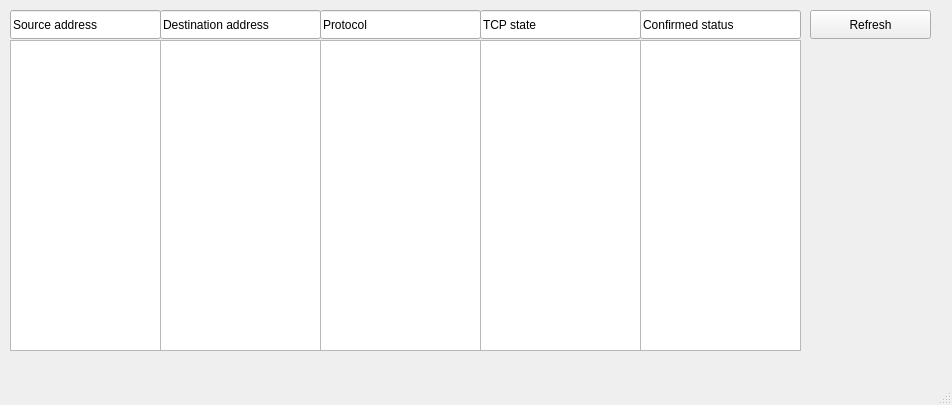
<?xml version="1.0" encoding="UTF-8"?>
<ui version="4.0">
 <class>MainWindow</class>
 <widget class="QMainWindow" name="MainWindow">
  <property name="geometry">
   <rect>
    <x>0</x>
    <y>0</y>
    <width>952</width>
    <height>405</height>
   </rect>
  </property>
  <property name="windowTitle">
   <string>Firewall connections</string>
  </property>
  <widget class="QWidget" name="centralwidget">
   <widget class="QListWidget" name="protField">
    <property name="geometry">
     <rect>
      <x>320</x>
      <y>40</y>
      <width>161</width>
      <height>311</height>
     </rect>
    </property>
   </widget>
   <widget class="QLineEdit" name="version_4">
    <property name="geometry">
     <rect>
      <x>640</x>
      <y>10</y>
      <width>161</width>
      <height>29</height>
     </rect>
    </property>
    <property name="text">
     <string>Confirmed status</string>
    </property>
   </widget>
   <widget class="QListWidget" name="srcField">
    <property name="geometry">
     <rect>
      <x>10</x>
      <y>40</y>
      <width>151</width>
      <height>311</height>
     </rect>
    </property>
   </widget>
   <widget class="QLineEdit" name="version_3">
    <property name="geometry">
     <rect>
      <x>480</x>
      <y>10</y>
      <width>161</width>
      <height>29</height>
     </rect>
    </property>
    <property name="text">
     <string>TCP state</string>
    </property>
   </widget>
   <widget class="QLineEdit" name="version_2">
    <property name="geometry">
     <rect>
      <x>320</x>
      <y>10</y>
      <width>161</width>
      <height>29</height>
     </rect>
    </property>
    <property name="text">
     <string>Protocol</string>
    </property>
   </widget>
   <widget class="QLineEdit" name="package_2">
    <property name="geometry">
     <rect>
      <x>10</x>
      <y>10</y>
      <width>151</width>
      <height>29</height>
     </rect>
    </property>
    <property name="text">
     <string>Source address</string>
    </property>
   </widget>
   <widget class="QLineEdit" name="version">
    <property name="geometry">
     <rect>
      <x>160</x>
      <y>10</y>
      <width>161</width>
      <height>29</height>
     </rect>
    </property>
    <property name="text">
     <string>Destination address</string>
    </property>
   </widget>
   <widget class="QListWidget" name="confirmField">
    <property name="geometry">
     <rect>
      <x>640</x>
      <y>40</y>
      <width>161</width>
      <height>311</height>
     </rect>
    </property>
   </widget>
   <widget class="QPushButton" name="refreshButton">
    <property name="geometry">
     <rect>
      <x>810</x>
      <y>10</y>
      <width>121</width>
      <height>29</height>
     </rect>
    </property>
    <property name="text">
     <string>Refresh</string>
    </property>
   </widget>
   <widget class="QListWidget" name="dstField">
    <property name="geometry">
     <rect>
      <x>160</x>
      <y>40</y>
      <width>161</width>
      <height>311</height>
     </rect>
    </property>
   </widget>
   <widget class="QListWidget" name="tcpstateField">
    <property name="geometry">
     <rect>
      <x>480</x>
      <y>40</y>
      <width>161</width>
      <height>311</height>
     </rect>
    </property>
   </widget>
  </widget>
  <widget class="QStatusBar" name="statusbar"/>
 </widget>
 <resources/>
 <connections/>
</ui>
